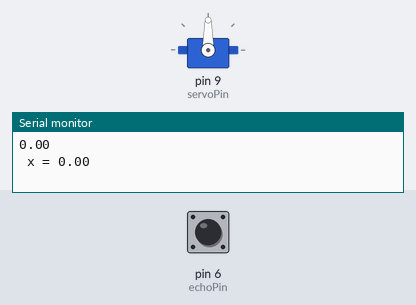
The sketch below on a simulated Arduino Uno, built with avr-gcc and run on an emulated ATmega328P. Shown: servo, the last lines printed to the serial monitor. Inputs (shaded band) come from the test bench; at power-on: pin 6 (echoPin) LOW.

Above: at 1.2 s.
1.3 s: pin 6 (echoPin) pulsed HIGH 5 times (0.12 s each, 0.3 s apart)
At 1.57 s:
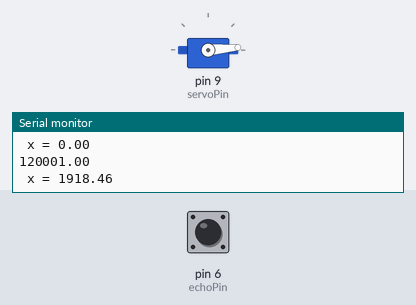
At 4.4 s:
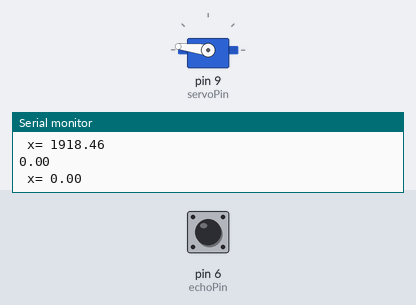
Timing chart, 0 to 5.9 s (numbered marks = the images above; inputs shaded):
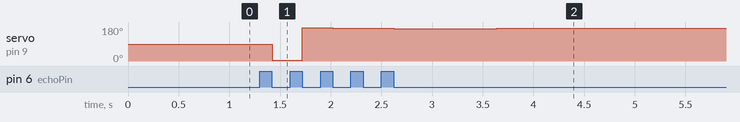

Measured:
- after the input at 1.3 s, servo on pin 9 (servoPin): 90° → 5° after 0.12 s, → 175° 0.30 s later, → 174° 0.30 s later, → 173° 0.30 s later, … (6 changes in this stretch)

The sketch:

eyes.ino
```cpp
#include <Servo.h>
int powerPin=8;
int pos;
int servoPin=9;
int trigPin=13;
int echoPin=6;
float pingTime;
float v=31974;
float x;
Servo eyes;

void setup() {
  Serial.begin(9600);
 eyes.attach(servoPin);
 pinMode(powerPin,OUTPUT);
 pinMode(echoPin,INPUT);
 pinMode(trigPin,OUTPUT);
 digitalWrite(powerPin,HIGH);


}

void loop() {

  digitalWrite(trigPin,LOW);
  delayMicroseconds(2000);
  digitalWrite(trigPin,HIGH);
  delay(10);
  digitalWrite(trigPin,LOW);
  pingTime=pulseIn(echoPin,HIGH);
  Serial.println(pingTime);
  x=v*pingTime/2000000.0;
  Serial.print(" x = " );
  Serial.println(x);

  if(x<15)
  {


  }
  else
  {
    for(pos=5;pos<175;pos=pos+1)
    {
      eyes.write(pos);
      delay(5);
  digitalWrite(trigPin,LOW);
  delayMicroseconds(2000);
  digitalWrite(trigPin,HIGH);
  delay(10);
  digitalWrite(trigPin,LOW);
  pingTime=pulseIn(echoPin,HIGH);
  Serial.println(pingTime);
  x=v*pingTime/2000000.0;
  Serial.print(" x= ");
  Serial.println(x);

      if(x<15)
      break;


    for(pos=175;pos>5;pos=pos-1)
    {
      eyes.write(pos);
      delay(5);
  digitalWrite(trigPin,LOW);
  delayMicroseconds(2000);
  digitalWrite(trigPin,HIGH);
  delay(10);
  digitalWrite(trigPin,LOW);
  pingTime=pulseIn(echoPin,HIGH);
  Serial.println(pingTime);
  x=v*pingTime/2000000.0;
  Serial.print(" x= ");
  Serial.println(x);

      if(x<15)
      break;

    }


  }
  }
}
```
